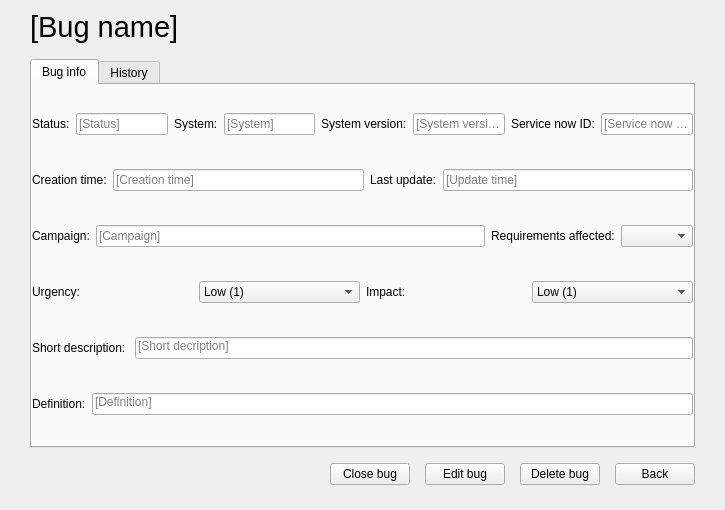
<?xml version="1.0" encoding="UTF-8"?>
<ui version="4.0">
 <class>info_bug</class>
 <widget class="QWidget" name="info_bug">
  <property name="enabled">
   <bool>true</bool>
  </property>
  <property name="geometry">
   <rect>
    <x>0</x>
    <y>0</y>
    <width>720</width>
    <height>510</height>
   </rect>
  </property>
  <property name="windowTitle">
   <string>Form</string>
  </property>
  <layout class="QVBoxLayout" name="verticalLayout">
   <property name="spacing">
    <number>15</number>
   </property>
   <property name="leftMargin">
    <number>30</number>
   </property>
   <property name="topMargin">
    <number>10</number>
   </property>
   <property name="rightMargin">
    <number>30</number>
   </property>
   <property name="bottomMargin">
    <number>25</number>
   </property>
   <item>
    <widget class="QLabel" name="lbl_title">
     <property name="font">
      <font>
       <pointsize>22</pointsize>
      </font>
     </property>
     <property name="text">
      <string>[Bug name]</string>
     </property>
     <property name="wordWrap">
      <bool>true</bool>
     </property>
    </widget>
   </item>
   <item>
    <widget class="QTabWidget" name="tab_widget_bug">
     <property name="currentIndex">
      <number>0</number>
     </property>
     <widget class="QWidget" name="tab_info">
      <attribute name="title">
       <string>Bug info</string>
      </attribute>
      <layout class="QVBoxLayout" name="verticalLayout_2">
       <property name="leftMargin">
        <number>0</number>
       </property>
       <property name="topMargin">
        <number>0</number>
       </property>
       <property name="rightMargin">
        <number>0</number>
       </property>
       <property name="bottomMargin">
        <number>0</number>
       </property>
       <item>
        <layout class="QHBoxLayout" name="hlayout_status">
         <item>
          <widget class="QLabel" name="lbl_status">
           <property name="text">
            <string>Status:</string>
           </property>
          </widget>
         </item>
         <item>
          <widget class="QLineEdit" name="le_status">
           <property name="cursor">
            <cursorShape>ArrowCursor</cursorShape>
           </property>
           <property name="text">
            <string/>
           </property>
           <property name="placeholderText">
            <string>[Status]</string>
           </property>
          </widget>
         </item>
         <item>
          <widget class="QLabel" name="lbl_system">
           <property name="text">
            <string>System:</string>
           </property>
          </widget>
         </item>
         <item>
          <widget class="QLineEdit" name="le_system">
           <property name="text">
            <string/>
           </property>
           <property name="placeholderText">
            <string>[System]</string>
           </property>
          </widget>
         </item>
         <item>
          <widget class="QLabel" name="lbl_version">
           <property name="text">
            <string>System version:</string>
           </property>
          </widget>
         </item>
         <item>
          <widget class="QLineEdit" name="le_version">
           <property name="text">
            <string/>
           </property>
           <property name="placeholderText">
            <string>[System version]</string>
           </property>
          </widget>
         </item>
         <item>
          <widget class="QLabel" name="lbl_id">
           <property name="text">
            <string>Service now ID:</string>
           </property>
          </widget>
         </item>
         <item>
          <widget class="QLineEdit" name="le_id">
           <property name="text">
            <string/>
           </property>
           <property name="placeholderText">
            <string>[Service now ID]</string>
           </property>
          </widget>
         </item>
        </layout>
       </item>
       <item>
        <layout class="QHBoxLayout" name="hlayout_date">
         <item>
          <widget class="QLabel" name="lbl_creation">
           <property name="text">
            <string>Creation time:</string>
           </property>
          </widget>
         </item>
         <item>
          <widget class="QLineEdit" name="le_creation">
           <property name="text">
            <string/>
           </property>
           <property name="placeholderText">
            <string>[Creation time]</string>
           </property>
          </widget>
         </item>
         <item>
          <widget class="QLabel" name="lbl_update">
           <property name="text">
            <string>Last update:</string>
           </property>
          </widget>
         </item>
         <item>
          <widget class="QLineEdit" name="le_update">
           <property name="text">
            <string/>
           </property>
           <property name="placeholderText">
            <string>[Update time]</string>
           </property>
          </widget>
         </item>
        </layout>
       </item>
       <item>
        <layout class="QHBoxLayout" name="hlayout_campaign">
         <item>
          <widget class="QLabel" name="lbl_campaign">
           <property name="text">
            <string>Campaign:</string>
           </property>
          </widget>
         </item>
         <item>
          <widget class="QLineEdit" name="le_campaign">
           <property name="text">
            <string/>
           </property>
           <property name="placeholderText">
            <string>[Campaign]</string>
           </property>
          </widget>
         </item>
         <item>
          <widget class="QLabel" name="lbl_campaign_2">
           <property name="text">
            <string>Requirements affected:</string>
           </property>
          </widget>
         </item>
         <item>
          <widget class="QComboBox" name="cb_requirements"/>
         </item>
        </layout>
       </item>
       <item>
        <layout class="QHBoxLayout" name="hlayout_urgency">
         <item>
          <widget class="QLabel" name="lbl_urgency">
           <property name="text">
            <string>Urgency:</string>
           </property>
          </widget>
         </item>
         <item>
          <widget class="QComboBox" name="cb_urgency">
           <item>
            <property name="text">
             <string>Low (1)</string>
            </property>
           </item>
           <item>
            <property name="text">
             <string>Medium (2)</string>
            </property>
           </item>
           <item>
            <property name="text">
             <string>High (3)</string>
            </property>
           </item>
          </widget>
         </item>
         <item>
          <widget class="QLabel" name="lbl_impact">
           <property name="text">
            <string>Impact:</string>
           </property>
          </widget>
         </item>
         <item>
          <widget class="QComboBox" name="cb_impact">
           <item>
            <property name="text">
             <string>Low (1)</string>
            </property>
           </item>
           <item>
            <property name="text">
             <string>Medium (2)</string>
            </property>
           </item>
           <item>
            <property name="text">
             <string>High (3)</string>
            </property>
           </item>
          </widget>
         </item>
        </layout>
       </item>
       <item>
        <layout class="QHBoxLayout" name="hlayout_description">
         <item>
          <widget class="QLabel" name="lbl_description">
           <property name="text">
            <string>Short description: </string>
           </property>
          </widget>
         </item>
         <item>
          <widget class="QLineEdit" name="le_description">
           <property name="sizePolicy">
            <sizepolicy hsizetype="Expanding" vsizetype="Fixed">
             <horstretch>0</horstretch>
             <verstretch>0</verstretch>
            </sizepolicy>
           </property>
           <property name="text">
            <string/>
           </property>
           <property name="alignment">
            <set>Qt::AlignmentFlag::AlignLeading|Qt::AlignmentFlag::AlignLeft|Qt::AlignmentFlag::AlignTop</set>
           </property>
           <property name="placeholderText">
            <string>[Short decription]</string>
           </property>
          </widget>
         </item>
        </layout>
       </item>
       <item>
        <layout class="QHBoxLayout" name="hlayout_definition">
         <item>
          <widget class="QLabel" name="lbl_definition">
           <property name="text">
            <string>Definition:</string>
           </property>
          </widget>
         </item>
         <item>
          <widget class="QLineEdit" name="le_definition">
           <property name="text">
            <string/>
           </property>
           <property name="alignment">
            <set>Qt::AlignmentFlag::AlignLeading|Qt::AlignmentFlag::AlignLeft|Qt::AlignmentFlag::AlignTop</set>
           </property>
           <property name="placeholderText">
            <string>[Definition]</string>
           </property>
          </widget>
         </item>
        </layout>
       </item>
      </layout>
     </widget>
     <widget class="QWidget" name="tab_history">
      <attribute name="title">
       <string>History</string>
      </attribute>
      <layout class="QVBoxLayout" name="verticalLayout_3">
       <property name="leftMargin">
        <number>0</number>
       </property>
       <property name="topMargin">
        <number>0</number>
       </property>
       <property name="rightMargin">
        <number>0</number>
       </property>
       <property name="bottomMargin">
        <number>0</number>
       </property>
       <item>
        <widget class="QListWidget" name="list_history">
         <item>
          <property name="text">
           <string>[Change in status:...]</string>
          </property>
         </item>
        </widget>
       </item>
      </layout>
     </widget>
    </widget>
   </item>
   <item>
    <layout class="QHBoxLayout" name="hlayout_btn_bug">
     <property name="leftMargin">
      <number>300</number>
     </property>
     <item>
      <widget class="QPushButton" name="btn_close_bug">
       <property name="text">
        <string>Close bug</string>
       </property>
      </widget>
     </item>
     <item>
      <widget class="QPushButton" name="btn_edit_bug">
       <property name="text">
        <string>Edit bug</string>
       </property>
      </widget>
     </item>
     <item>
      <widget class="QPushButton" name="btn_delete_bug">
       <property name="text">
        <string>Delete bug</string>
       </property>
      </widget>
     </item>
     <item>
      <widget class="QPushButton" name="btn_back">
       <property name="text">
        <string>Back</string>
       </property>
      </widget>
     </item>
    </layout>
   </item>
  </layout>
 </widget>
 <resources/>
 <connections/>
</ui>
